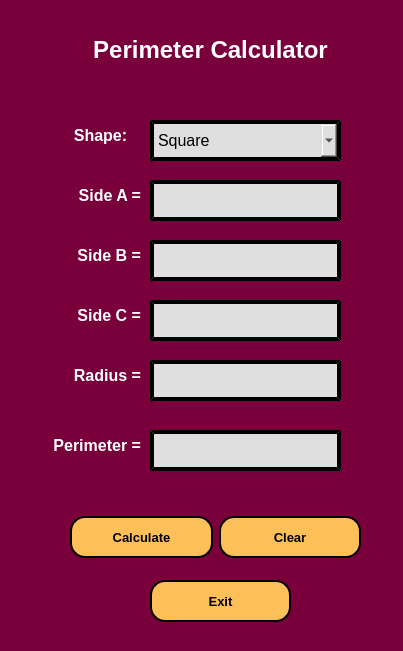
<?xml version="1.0" encoding="UTF-8"?>
<ui version="4.0">
 <class>MainWindow</class>
 <widget class="QMainWindow" name="MainWindow">
  <property name="geometry">
   <rect>
    <x>0</x>
    <y>0</y>
    <width>403</width>
    <height>651</height>
   </rect>
  </property>
  <property name="windowTitle">
   <string>Perimeter Calculator</string>
  </property>
  <property name="styleSheet">
   <string notr="true">background-color: rgb(122, 0, 60);</string>
  </property>
  <widget class="QWidget" name="centralwidget">
   <widget class="QLabel" name="label_3">
    <property name="geometry">
     <rect>
      <x>60</x>
      <y>240</y>
      <width>81</width>
      <height>31</height>
     </rect>
    </property>
    <property name="text">
     <string>&lt;html&gt;&lt;head/&gt;&lt;body&gt;&lt;p align=&quot;right&quot;&gt;&lt;span style=&quot; font-size:12pt; font-weight:600; color:#ffffff;&quot;&gt;Side B =&lt;/span&gt;&lt;/p&gt;&lt;/body&gt;&lt;/html&gt;</string>
    </property>
   </widget>
   <widget class="QLineEdit" name="line_5">
    <property name="geometry">
     <rect>
      <x>150</x>
      <y>360</y>
      <width>191</width>
      <height>41</height>
     </rect>
    </property>
    <property name="font">
     <font>
      <pointsize>10</pointsize>
     </font>
    </property>
    <property name="styleSheet">
     <string notr="true">background-color: rgb(223, 223, 223);
border-style: outset;
border-width: 4px;
border-color: black;
padding: 4px;</string>
    </property>
    <property name="maxLength">
     <number>50</number>
    </property>
   </widget>
   <widget class="QLabel" name="label_6">
    <property name="geometry">
     <rect>
      <x>50</x>
      <y>20</y>
      <width>321</width>
      <height>61</height>
     </rect>
    </property>
    <property name="font">
     <font>
      <pointsize>18</pointsize>
      <weight>75</weight>
      <bold>true</bold>
     </font>
    </property>
    <property name="text">
     <string>&lt;html&gt;&lt;head/&gt;&lt;body&gt;&lt;p align=&quot;center&quot;&gt;&lt;span style=&quot; color:#ffffff;&quot;&gt;Perimeter Calculator&lt;/span&gt;&lt;/p&gt;&lt;/body&gt;&lt;/html&gt;</string>
    </property>
   </widget>
   <widget class="QLabel" name="label">
    <property name="geometry">
     <rect>
      <x>60</x>
      <y>120</y>
      <width>81</width>
      <height>31</height>
     </rect>
    </property>
    <property name="font">
     <font>
      <pointsize>12</pointsize>
     </font>
    </property>
    <property name="text">
     <string>&lt;html&gt;&lt;head/&gt;&lt;body&gt;&lt;p align=&quot;center&quot;&gt;&lt;span style=&quot; font-weight:600; color:#ffffff;&quot;&gt;Shape:&lt;/span&gt;&lt;/p&gt;&lt;/body&gt;&lt;/html&gt;</string>
    </property>
    <property name="alignment">
     <set>Qt::AlignRight|Qt::AlignTrailing|Qt::AlignVCenter</set>
    </property>
   </widget>
   <widget class="QLineEdit" name="line_4">
    <property name="geometry">
     <rect>
      <x>150</x>
      <y>300</y>
      <width>191</width>
      <height>41</height>
     </rect>
    </property>
    <property name="font">
     <font>
      <pointsize>10</pointsize>
     </font>
    </property>
    <property name="styleSheet">
     <string notr="true">background-color: rgb(223, 223, 223);
border-style: outset;
border-width: 4px;
border-color: black;
padding: 4px;</string>
    </property>
    <property name="maxLength">
     <number>50</number>
    </property>
   </widget>
   <widget class="QLineEdit" name="line_6">
    <property name="geometry">
     <rect>
      <x>150</x>
      <y>430</y>
      <width>191</width>
      <height>41</height>
     </rect>
    </property>
    <property name="font">
     <font>
      <pointsize>10</pointsize>
     </font>
    </property>
    <property name="styleSheet">
     <string notr="true">background-color: rgb(223, 223, 223);
border-style: outset;
border-width: 4px;
border-color: black;
padding: 4px;</string>
    </property>
    <property name="readOnly">
     <bool>true</bool>
    </property>
   </widget>
   <widget class="QComboBox" name="comboBox">
    <property name="geometry">
     <rect>
      <x>150</x>
      <y>120</y>
      <width>191</width>
      <height>41</height>
     </rect>
    </property>
    <property name="font">
     <font>
      <pointsize>12</pointsize>
     </font>
    </property>
    <property name="styleSheet">
     <string notr="true">background-color: rgb(223, 223, 223);
border-style: outset;
border-width: 4px;
border-color: black;
padding: 4px;</string>
    </property>
    <item>
     <property name="text">
      <string>Square</string>
     </property>
    </item>
    <item>
     <property name="text">
      <string>Rectangle</string>
     </property>
    </item>
    <item>
     <property name="text">
      <string>Triangle</string>
     </property>
    </item>
    <item>
     <property name="text">
      <string>Circle</string>
     </property>
    </item>
   </widget>
   <widget class="QLineEdit" name="line_2">
    <property name="geometry">
     <rect>
      <x>150</x>
      <y>180</y>
      <width>191</width>
      <height>41</height>
     </rect>
    </property>
    <property name="font">
     <font>
      <pointsize>10</pointsize>
     </font>
    </property>
    <property name="styleSheet">
     <string notr="true">background-color: rgb(223, 223, 223);
border-style: outset;
border-width: 4px;
border-color: black;
padding: 4px;</string>
    </property>
    <property name="maxLength">
     <number>50</number>
    </property>
   </widget>
   <widget class="QLabel" name="label_7">
    <property name="geometry">
     <rect>
      <x>20</x>
      <y>430</y>
      <width>121</width>
      <height>31</height>
     </rect>
    </property>
    <property name="text">
     <string>&lt;html&gt;&lt;head/&gt;&lt;body&gt;&lt;p align=&quot;right&quot;&gt;&lt;span style=&quot; font-size:12pt; font-weight:600; color:#ffffff;&quot;&gt;Perimeter =&lt;/span&gt;&lt;/p&gt;&lt;/body&gt;&lt;/html&gt;</string>
    </property>
   </widget>
   <widget class="QWidget" name="layoutWidget">
    <property name="geometry">
     <rect>
      <x>70</x>
      <y>500</y>
      <width>291</width>
      <height>74</height>
     </rect>
    </property>
    <layout class="QHBoxLayout" name="horizontalLayout_2">
     <item>
      <widget class="QPushButton" name="go_btn">
       <property name="font">
        <font>
         <pointsize>10</pointsize>
         <weight>75</weight>
         <bold>true</bold>
        </font>
       </property>
       <property name="cursor">
        <cursorShape>PointingHandCursor</cursorShape>
       </property>
       <property name="styleSheet">
        <string notr="true">background-color: rgb(253, 191, 87);
height: 30px;
border-style: outset;
border-width: 2px;
border-radius: 15px;
border-color: black;
padding: 4px;</string>
       </property>
       <property name="text">
        <string>Calculate</string>
       </property>
       <property name="shortcut">
        <string>Return, Enter</string>
       </property>
      </widget>
     </item>
     <item>
      <widget class="QPushButton" name="clr_btn">
       <property name="font">
        <font>
         <pointsize>10</pointsize>
         <weight>75</weight>
         <bold>true</bold>
        </font>
       </property>
       <property name="cursor">
        <cursorShape>PointingHandCursor</cursorShape>
       </property>
       <property name="styleSheet">
        <string notr="true">background-color: rgb(253, 191, 87);
height: 30px;
border-style: outset;
border-width: 2px;
border-radius: 15px;
border-color: black;
padding: 4px;</string>
       </property>
       <property name="text">
        <string>Clear</string>
       </property>
       <property name="shortcut">
        <string>Esc</string>
       </property>
      </widget>
     </item>
    </layout>
   </widget>
   <widget class="QLineEdit" name="line_3">
    <property name="geometry">
     <rect>
      <x>150</x>
      <y>240</y>
      <width>191</width>
      <height>41</height>
     </rect>
    </property>
    <property name="font">
     <font>
      <pointsize>10</pointsize>
     </font>
    </property>
    <property name="styleSheet">
     <string notr="true">background-color: rgb(223, 223, 223);
border-style: outset;
border-width: 4px;
border-color: black;
padding: 4px;</string>
    </property>
    <property name="maxLength">
     <number>50</number>
    </property>
   </widget>
   <widget class="QLabel" name="label_5">
    <property name="geometry">
     <rect>
      <x>50</x>
      <y>360</y>
      <width>91</width>
      <height>31</height>
     </rect>
    </property>
    <property name="text">
     <string>&lt;html&gt;&lt;head/&gt;&lt;body&gt;&lt;p align=&quot;right&quot;&gt;&lt;span style=&quot; font-size:12pt; font-weight:600; color:#ffffff;&quot;&gt;Radius =&lt;/span&gt;&lt;/p&gt;&lt;/body&gt;&lt;/html&gt;</string>
    </property>
   </widget>
   <widget class="QLabel" name="label_4">
    <property name="geometry">
     <rect>
      <x>60</x>
      <y>300</y>
      <width>81</width>
      <height>31</height>
     </rect>
    </property>
    <property name="text">
     <string>&lt;html&gt;&lt;head/&gt;&lt;body&gt;&lt;p align=&quot;right&quot;&gt;&lt;span style=&quot; font-size:12pt; font-weight:600; color:#ffffff;&quot;&gt;Side C =&lt;/span&gt;&lt;/p&gt;&lt;/body&gt;&lt;/html&gt;</string>
    </property>
   </widget>
   <widget class="QLabel" name="label_2">
    <property name="geometry">
     <rect>
      <x>60</x>
      <y>180</y>
      <width>81</width>
      <height>31</height>
     </rect>
    </property>
    <property name="text">
     <string>&lt;html&gt;&lt;head/&gt;&lt;body&gt;&lt;p align=&quot;right&quot;&gt;&lt;span style=&quot; font-size:12pt; font-weight:600; color:#ffffff;&quot;&gt;Side A =&lt;/span&gt;&lt;/p&gt;&lt;/body&gt;&lt;/html&gt;</string>
    </property>
   </widget>
   <widget class="QPushButton" name="exit_btn">
    <property name="geometry">
     <rect>
      <x>150</x>
      <y>580</y>
      <width>141</width>
      <height>42</height>
     </rect>
    </property>
    <property name="font">
     <font>
      <pointsize>10</pointsize>
      <weight>75</weight>
      <bold>true</bold>
     </font>
    </property>
    <property name="cursor">
     <cursorShape>PointingHandCursor</cursorShape>
    </property>
    <property name="styleSheet">
     <string notr="true">background-color: rgb(253, 191, 87);
height: 30px;
border-style: outset;
border-width: 2px;
border-radius: 15px;
border-color: black;
padding: 4px;</string>
    </property>
    <property name="text">
     <string>Exit</string>
    </property>
    <property name="shortcut">
     <string>Esc</string>
    </property>
   </widget>
  </widget>
  <widget class="QStatusBar" name="statusbar"/>
 </widget>
 <resources/>
 <connections/>
</ui>
